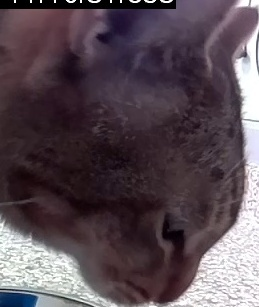
#> input picture pipelines/catid_pipelines/cloud_pipeline/data/processed/enroll_data/Ryan_Oak/cat/Oak/enroll_with_aug/20230321_110441-Mar_21_2023_11_04_41.840422_5_549400 Oak_10203.jpg, 259 x 307 px, given in place of 00000001_000.jpg, which was not available
$ jupyter execute --allow-errors resnet_52.ipynb
#> lines starting #> are read from the running program, lines starting #| are printed output that depends on the picture; after the words box and inside, x2 and y2 are one past the last pixel; in counts of white or black regions, pixels touching at a corner belong together; pictures that were not available may be replaced by others from this repository, and a replacement may not be noted
[cell 1]
import os
import cv2
import matplotlib.pyplot as plt

img=cv2.imread("D:/cat_id/data/raw/train_data/yolo/images/00000001_000.jpg")
#> img is the input picture: shape (307, 259, 3); mean B, G, R 82.9, 74.9, 88.4
cv2.rectangle(img, (175-15, 160-15), (175+15,160+15), (0, 255, 0), 2)
cv2.rectangle(img, (239-15, 162-15), (239+15,162+15), (0, 255, 0), 2)
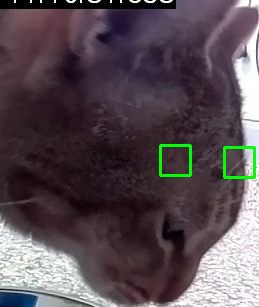
#> img: shape (307, 259, 3); mean B, G, R 82.1, 76.4, 87.5
xl=175
yl=160
xr=239
yr=162
xmid=(xl+xr)/2
xlmax=(xmid+xl)/2
xlmin=xl-(xlmax-xl)
xrmin=(xmid+xr)/2
xrmax=xr+abs((xr-xrmin))
# cv2.rectangle(img, (199-10, 199-10), (199+10,199+10), (0, 255, 0), 2)
plt.imshow(img)

[cell 2]
(199-160)*0.3
(199-175)*0.5

[cell 3]
import os
import cv2
import matplotlib.pyplot as plt

img=cv2.imread("D:/cat_id/data/raw/train_data/yolo/images/00000001_008.jpg")
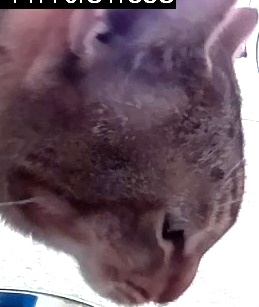
#> input picture pipelines/catid_pipelines/cloud_pipeline/data/processed/enroll_data/Ryan_Oak/cat/Oak/enroll_with_aug/20230321_110441-Mar_21_2023_11_04_41.840422_5_549400 Oak_10203_brightness.jpg, 259 x 307 px, given in place of 00000001_008.jpg, which was not available
#> img is the input picture: shape (307, 259, 3); mean B, G, R 111.1, 99.6, 119.8
xl=318
yl=222
xr=340
yr=224
xmid=(xl+xr)/2
xlmax=(xmid+xl)/2
xlmin=xl-(xlmax-xl)
xrmin=(xmid+xr)/2
xrmax=xr+abs((xr-xrmin))
#> (the rest of this cell did not finish here and is left out)

[cell 4]
ymou=238
lymid=(yl+ymou)/2

[cell 5]
lymid2=(yl+lymid)/2

[cell 6]
import os
import cv2
import matplotlib.pyplot as plt

img=cv2.imread("D:/cat_id/data/raw/train_data/yolo/images/00000001_005.jpg")
xl=96
yl=96
xr=153
yr=127
xmid=(xl+xr)/2
xlmax=(xmid+xl)/2
xlmin=xl-(xlmax-xl)
xrmin=(xmid+xr)/2
xrmax=xr+abs((xr-xrmin))
ymou=103
lymid=(yl+ymou)/2
lymid2=(yl+lymid)/2
ylmax=lymid2
ylmin=yl-(lymid2-yl)
cv2.rectangle(img, (int(xlmin), int(ylmin)), (int(xlmax),int(ylmax)), (0, 255, 0), 2)
cv2.rectangle(img, (int(xrmin), 224-15), (int(xrmax),224+15), (0, 255, 0), 2)
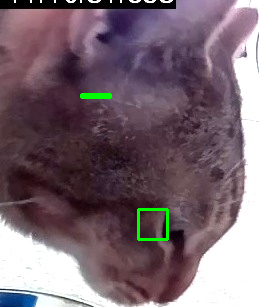
#> img: shape (307, 259, 3); mean B, G, R 110.7, 101, 119.3
# cv2.rectangle(img, (199-10, 199-10), (199+10,199+10), (0, 255, 0), 2)
plt.imshow(img)

[cell 7]
ylmax

[cell 8]
import os
import cv2
import matplotlib.pyplot as plt

img=cv2.imread("D:/cat_id/data/raw/train_data/yolo/images/00000001_005.jpg")
width_scale=256/img.shape[1]
#> width_scale = 0.988
height_scale=256/img.shape[0]
#> height_scale = 0.834
img=cv2.resize(img,(256,256))
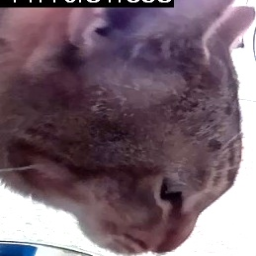
#> img: shape (256, 256, 3); mean B, G, R 111, 99.5, 119.7
xl=96*width_scale
#> xl = 94.89
yl=96*height_scale
#> yl = 80.05
xr=153*width_scale
#> xr = 151.2
yr=127*height_scale
#> yr = 105.9
xmid=(xl+xr)/2
#> xmid = 123.1
xlmax=(xmid+xl)/2
#> xlmax = 109
xlmin=xl-(xlmax-xl)
#> xlmin = 80.8
xrmin=(xmid+xr)/2
#> xrmin = 137.1
xrmax=xr+abs((xr-xrmin))
#> xrmax = 165.3
ymou=146*height_scale
#> ymou = 121.7
lymid=(yl+ymou)/2
#> lymid = 100.9
lymid2=(yl+lymid)/2
#> lymid2 = 90.48
ylmax=lymid2
#> ylmax = 90.48
ylmin=yl-(lymid2-yl)
# rymid=(yr+ymou)/2
# rymid2=(yr+rymid)/2
yrmax=yr+(ylmax-yl)
yrmin=yr-(yl-ylmin)
mx=103*width_scale
my=146*height_scale
cv2.rectangle(img, (int(xlmin), int(ylmin)), (int(xlmax),int(ylmax)), (0, 255, 0), 1)
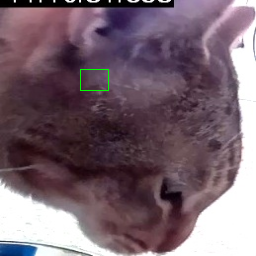
#> img: shape (256, 256, 3); 0.15% of pixels changed, all inside (x1, y1, x2, y2) = (80, 69, 109, 91)
cv2.rectangle(img, (int(xrmin), int(yrmin)), (int(xrmax),int(yrmax)), (0, 255, 0), 1)
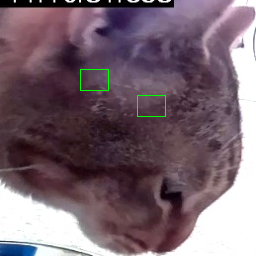
#> img: shape (256, 256, 3); 0.15% of pixels changed, all inside (x1, y1, x2, y2) = (137, 95, 166, 117)
# cv2.rectangle(img, (int(mx-10),int(my-10)), (int(mx+10),int(my+10)), (0, 255, 0), 2)
plt.imshow(img)

[cell 9]
ylmax

[cell 10]
img.shape
width_scale=256/img.shape[1]
height_scale=256/img.shape[0]

[cell 11]
import pandas as pd
#> (the rest of this cell did not finish here and is left out)

[cell 12]
import pybboxes as pbx
import numpy as np
miss=[]

for i in os.listdir("D:/kaggle_keypoint_data/archive/CAT_06"):
    if "cat" in i:
        j=i.split(".ca")[0]
        df=pd.read_csv(f"D:/kaggle_keypoint_data/archive/CAT_06/{i}",header=None,sep=" ")
        img=cv2.imread(f"D:/kaggle_keypoint_data/archive/CAT_06/{j}")
        width_scale=256/img.shape[1]
        height_scale=256/img.shape[0]
        img=cv2.resize(img,(256,256))
        xl=df.iloc[0].values[1]*width_scale
        yl=df.iloc[0].values[2]*height_scale
        xr=df.iloc[0].values[3]*width_scale
        yr=df.iloc[0].values[4]*height_scale
        xmid=(xl+xr)/2
        xlmax=(xmid+xl)/2
        xlmin=xl-(xlmax-xl)
        xrmin=(xmid+xr)/2
        xrmax=xr+abs((xr-xrmin))
        xmou=df.iloc[0].values[5]*width_scale
        ymou=df.iloc[0].values[6]*height_scale
        lymid=(yl+ymou)/2
        lymid2=(yl+lymid)/2
        ylmax=yl+(lymid2-yl)
        ylmin=yl-(lymid2-yl)
        # [4 lines of commented-out code are left out]
        yrmax=yr+(ylmax-yl)
        yrmin=yr-(yl-ylmin)
        # mx=103*width_scale
        # my=146*height_scale
        ymoumin=ymou-(yl-ylmin)
        ymoumax=ymou+(yl-ylmin)
        xmoumin=xmou-(xlmax-xl)
        xmoumax=xmou+(xlmax-xl)
        cv2.rectangle(img, (int(xlmin), int(ylmin)), (int(xlmax),int(ylmax)), (0, 255, 0), 1)
        cv2.rectangle(img, (int(xrmin), int(yrmin)), (int(xrmax),int(yrmax)), (0, 255, 0), 1)
        cv2.rectangle(img, (int(xmoumin), int(ymoumin)), (int(xmoumax),int(ymoumax)), (0, 255, 0), 1)


        cv2.imwrite(f"D:/kaggle_keypoint_data/bb_images/{j}",img)

[cell 13]
import pybboxes as pbx
import numpy as np
miss=[]

for i in os.listdir("D:/kaggle_keypoint_data/archive/CAT_06"):
    if "cat" in i:
        j=i.split(".ca")[0]
        df=pd.read_csv(f"D:/kaggle_keypoint_data/archive/CAT_06/{i}",header=None,sep=" ")
        img=cv2.imread(f"D:/kaggle_keypoint_data/archive/CAT_06/{j}")
        width_scale=256/img.shape[1]
        height_scale=256/img.shape[0]
        img=cv2.resize(img,(256,256))
        xl=df.iloc[0].values[1]*width_scale
        yl=df.iloc[0].values[2]*height_scale
        xr=df.iloc[0].values[3]*width_scale
        yr=df.iloc[0].values[4]*height_scale
        xmid=(xl+xr)/2
        xlmax=(xmid+xl)/2
        xlmin=xl-(xlmax-xl)
        xrmin=(xmid+xr)/2
        xrmax=xr+abs((xr-xrmin))
        xmou=df.iloc[0].values[5]*width_scale
        ymou=df.iloc[0].values[6]*height_scale
        lymid=(yl+ymou)/2
        lymid2=(yl+lymid)/2
        ylmax=yl+(lymid2-yl)
        ylmin=yl-(lymid2-yl)
        # [4 lines of commented-out code are left out]
        yrmax=yr+(ylmax-yl)
        yrmin=yr-(yl-ylmin)
        # mx=103*width_scale
        # my=146*height_scale
        ymoumin=ymou-(yl-ylmin)
        ymoumax=ymou+(yl-ylmin)
        xmoumin=xmou-(xlmax-xl)
        xmoumax=xmou+(xlmax-xl)
        # cv2.rectangle(img, (int(xlmin), int(ylmin)), (int(xlmax),int(ylmax)), (0, 255, 0), 1)
        # cv2.rectangle(img, (int(xrmin), int(yrmin)), (int(xrmax),int(yrmax)), (0, 255, 0), 1)
        # cv2.rectangle(img, (int(xmoumin), int(ymoumin)), (int(xmoumax),int(ymoumax)), (0, 255, 0), 1)
        try:
            voc_bbox = (xlmin, ylmin, xlmax, ylmax)
            l=pbx.convert_bbox(voc_bbox, from_type="voc", to_type="yolo", image_size=(256,256))
            xlmin1,ylmin1,xlmax1,ylmax1=l[0],l[1],l[2],l[3]
            voc_bbox=(xrmin,yrmin,xrmax,yrmax)
            l=pbx.convert_bbox(voc_bbox, from_type="voc", to_type="yolo", image_size=(256,256))
            xrmin1,yrmin1,xrmax1,yrmax1=l[0],l[1],l[2],l[3]
            voc_bbox=(xmoumin,ymoumin,xmoumax,ymoumax)
            l=pbx.convert_bbox(voc_bbox, from_type="voc", to_type="yolo", image_size=(256,256))
            xmoumin1,ymoumin1,xmoumax1,ymoumax1=l[0],l[1],l[2],l[3]

            with open(f"D:/kaggle_keypoint_data/bb_labels/{j}.txt","w") as file:
                file.write(str(0))
                file.write(" ")
                file.write(str(np.round(xlmin1,decimals=3)))
                file.write(" ")
                file.write(str(np.round(ylmin1,decimals=3)))
                file.write(" ")
                file.write(str(np.round(xlmax1,decimals=3)))
                file.write(" ")
                file.write(str(np.round(ylmax1,decimals=3)))
                file.write("\n")
                file.write(str(0))
                file.write(" ")
                file.write(str(np.round(xrmin1,decimals=3)))
                file.write(" ")
                file.write(str(np.round(yrmin1,decimals=3)))
                file.write(" ")
                file.write(str(np.round(xrmax1,decimals=3)))
                file.write(" ")
                file.write(str(np.round(yrmax1,decimals=3)))
                file.write("\n")
                file.write(str(1))
                file.write(" ")
                file.write(str(np.round(xmoumin1,decimals=3)))
                file.write(" ")
                file.write(str(np.round(ymoumin1,decimals=3)))
                file.write(" ")
                file.write(str(np.round(xmoumax1,decimals=3)))
                file.write(" ")
                file.write(str(np.round(ymoumax1,decimals=3)))

        except:
            print(f"cant do for this {i}")
            miss.append(i)


        # cv2.imwrite(f"D:/kaggle_keypoint_data/bb_images/{j}",img)

[cell 14]
import os
for i in miss:
    j=i.split(".ca")[0]
    os.remove(f"D:/kaggle_keypoint_data/bb_images/{j}")

[cell 15]
l=["00001105_004","00001204_027","00001247_005","00001278_021","00001285_015","00001290_011"]
print(len(l))
for i in os.listdir("D:/kaggle_keypoint_data/bb_images"):
    j=i.split(".j")[0]
    if j in l:
        os.remove(f"D:/kaggle_keypoint_data/bb_images/{i}")

[cell 16]
import shutil
for i in os.listdir("D:/kaggle_keypoint_data/bb_images"):
    shutil.copy(f"D:/kaggle_keypoint_data/archive/CAT_06/{i}",f"D:/kaggle_keypoint_data/total_bb_images/{i}.jpg")

[cell 17]
import os
import cv2
import matplotlib.pyplot as plt
import pandas as pd

#> (the rest of this cell did not finish here and is left out)

[cell 18]
# [5 lines of commented-out code are left out]

[cell 19]
import os
import shutil
#> (the rest of this cell did not finish here and is left out)

[cell 20]
import pandas as pd
l1=[]
#> (the rest of this cell did not finish here and is left out)

[cell 21]
df=pd.DataFrame(l1,columns=["name","orig","pred"])

[cell 22]
df1=df[df["pred"]!=-1]
from sklearn.metrics import confusion_matrix,classification_report

#> (the rest of this cell did not finish here and is left out)

[cell 23]
import shutil
fas=df[(df["orig"]=="side") & (df["pred"]=="front")]
for i in fas["name"].values:
    j=i.split(".t")[0]
    shutil.copy(f"D:/cat_id/yolov5/runs/detect/exp4/{j}.jpg","D:/cat_id/Top5frames/eyes_nose_analysis/misclassification_analysis_more_train/side_as_front/")

[cell 24]
l=[]
#> (the rest of this cell did not finish here and is left out)

[cell 25]
l2=[]
for i in os.listdir("D:/cat_id/Top5frames/eyes_nose_analysis/inference images from nic videos/"):
    j=i.split(".j")[0]
    if j not in l:
        shutil.copy(f"D:/cat_id/yolov5/runs/detect/exp2/{i}","D:/cat_id/Top5frames/eyes_nose_analysis/misclassfication_analysis/not detected/")

[cell 26]
l3=[]
for i in os.listdir("D:/cat_id/Top5frames/eyes_nose_analysis/inference images from nic videos/"):
    l2=[]
    j=i.split(".j")[0]
    l2.append(j)
    if "side" in i:
        l2.append("side")
    else:
        l2.append("front")
    if j not in l:
        l2.append("-1")
        l3.append(l2)

[cell 27]
df2=pd.DataFrame(l3,columns=["name","orig","pred"])
df3=pd.concat([df,df2])

[cell 28]
df3["pred"]=df3["pred"].astype("str")
print(classification_report(df3["orig"],df3["pred"]))
print(confusion_matrix(df3["orig"],df3["pred"]))

[cell 29]
import shutil
fas=df3[(df3["orig"]=="front") & (df3["pred"]=="-1")]
for i in fas["name"].values:
    j=i.split(".t")[0]
    shutil.copy(f"D:/cat_id/yolov5/runs/detect/exp3/{j}.jpg","D:/cat_id/Top5frames/eyes_nose_analysis/misclassification_analysis_0.5/front_as_not_detected/")
